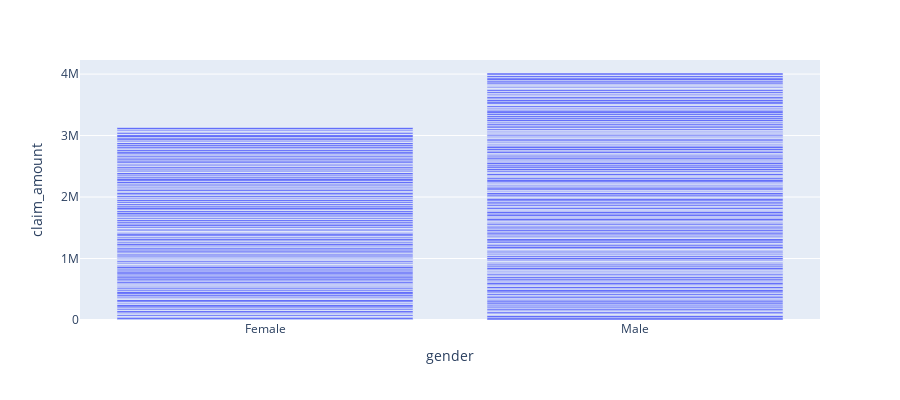

Notebook code for this chart:
### Code cell
fig= px.bar(group_gender, x='gender', y='claim_amount', barmode='group', height=400)
fig.show()

### Figure 1 — Plotly figure (JSON) as saved in the notebook; plotly's stock layout.template omitted (floating-point values rounded to 4 significant figures; data arrays with more than 128 entries replaced by an {"elided": "..."} marker saying what was removed)
{"data": [{"alignmentgroup": "True", "hovertemplate": "gender=%{x}<br>claim_amount=%{y}<extra></extra>", "legendgroup": "", "marker": {"color": "#636efa", "pattern": {"shape": ""}}, "name": "", "offsetgroup": "", "orientation": "v", "showlegend": false, "textposition": "auto", "type": "bar", "x": {"elided": "506 str values"}, "xaxis": "x", "y": {"elided": "506 float values"}, "yaxis": "y"}], "layout": {"barmode": "group", "height": 400, "legend": {"tracegroupgap": 0}, "margin": {"t": 60}, "xaxis": {"anchor": "y", "domain": [0, 1], "title": {"text": "gender"}}, "yaxis": {"anchor": "x", "domain": [0, 1], "title": {"text": "claim_amount"}}}}
